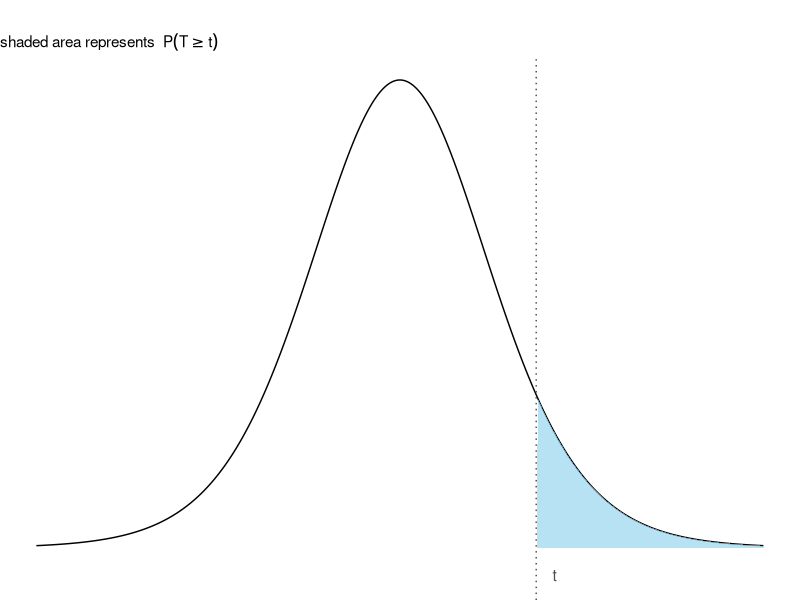

Here is the R script that generated this plot:
## ---- chunk 1
#| echo: false
#| message: false
#| fig-height: 2
#| fig-width: 3
#| fig-align: center
library(dplyr)
library(tidyr)
library(knitr)
library(kableExtra)
library(ggplot2)

# Set example t value and degrees of freedom
t_example <- 1.5
df <- 10

# Create t-distribution curve
x_vals <- seq(-4, 4, length.out = 500)
df_t <- data.frame(x = x_vals, y = dt(x_vals, df = df))

# Shade area where x >= t_example
df_shade <- subset(df_t, x >= t_example)

# Plot
ggplot(df_t, aes(x = x, y = y)) +
  geom_line(color = "black", linewidth = 0.5) +
  geom_area(data = df_shade, fill = "skyblue", alpha = 0.6) +
  geom_vline(xintercept = t_example, linetype = "dotted", color = "grey30") +
  annotate("text", x = t_example + 0.2, y = dt(t_example, df) - 0.15, 
           label = "t", color = "grey30", size = 4) +
  labs(
    title = "",
    subtitle = bquote("shaded area represents " ~ P(T >= t) ),
    x = "t",
    y = "Density"
  ) +
  theme_void()

# Define alpha levels and degrees of freedom
alphas <- c(0.1, 0.05, 0.025, 0.01, 0.005)
df_vals <- c(1:30, 100, 500, 1000000)

# Create t-table
t_table <- expand.grid(df = df_vals, alpha = alphas) %>%
  mutate(t_crit = qt(1 - alpha, df)) %>%
  pivot_wider(names_from = alpha, values_from = t_crit)

# Replace df=1000 with ∞ and rename column to ν
t_table <- t_table %>%
  mutate(df = ifelse(df == 1000000, "&infin;", as.character(df))) %>%
  rename(`&nu;` = df)

# Format other columns (but not first)
t_table_formatted <- t_table
t_table_formatted[ , -1] <- lapply(t_table_formatted[ , -1], function(x) sprintf("%.4f", x))

# Render HTML table with left-aligned caption
kable(t_table_formatted, escape = FALSE, format = "html",
      caption = "One-sided critical t-values for the Student’s t-distribution: P(T &gt; t<sub>&alpha;</sub>) = &alpha;. The last row shows the corresponding standard normal (z) values as degrees of freedom &nu; → &infin;.") %>%
  kable_styling(full_width = FALSE, position = "left")
